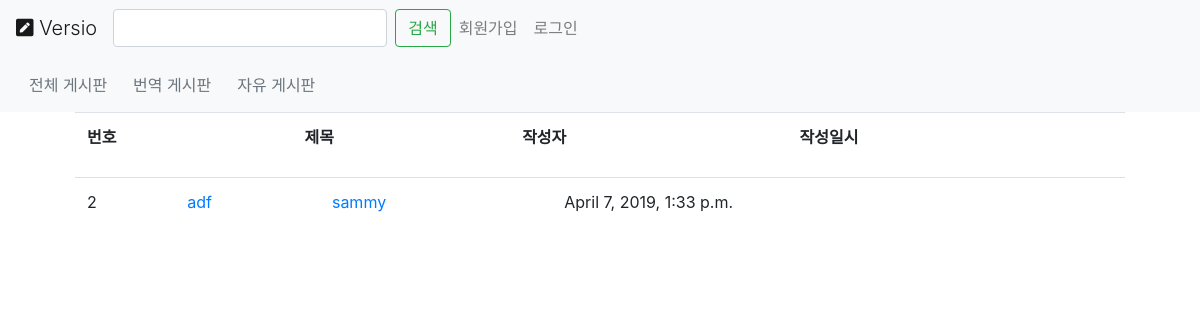
/posts/, run on an earlier commit of the app's database.
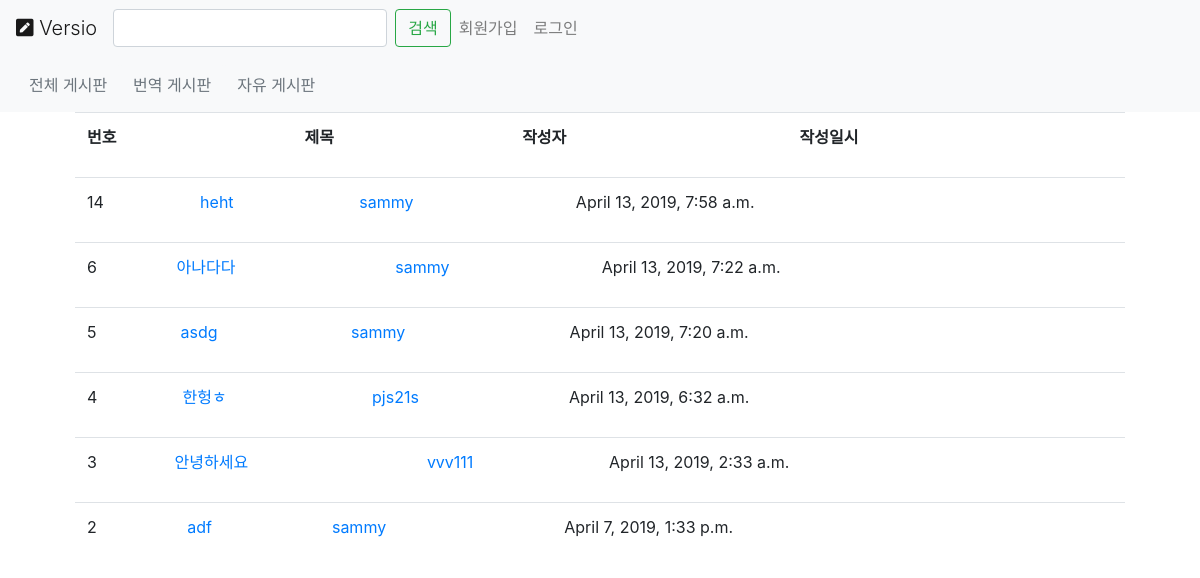
And on a later commit of the database.
### posts/models.py (models this page shows, shortened)
class Post(models.Model):
    user = models.ForeignKey(User, on_delete=models.CASCADE)
    created_at = models.DateTimeField(auto_now=True)
    text = RichTextField()
    title = models.CharField(max_length=100)
    class Meta:
        ordering = ["-created_at"]
        unique_together = ["title"]

### posts/views.py (the view)
# urls.py: path('', views.PostList.as_view(), name="all"),
class PostList(generic.ListView):
    model = models.Post

### posts/templates/posts/post_list.html
{% extends "posts/post_base.html" %}
{% block post_content %}
<div class="col-lg">
	<div class="table-responsive">
		<table class="table">
		<thaed>
			<tr>
			<th scope="col">번호</th>
			<th scope="col">제목</th>
			<th scope="col">작성자</th>
			<th scope="col">작성일시</th>
			</tr>
		</thaed>
		</table>
	</div>
	{% for post in post_list %}
        {% include "posts/_post.html" %}
	{% endfor %}
</div>
{% endblock %}

### posts/templates/posts/post_base.html (shortened to what this page needs)
{% extends "base.html" %}
{% block body_block %}
<div class="posts-page">
    <div class="container">
        {% block post_content %}{% endblock %}
    </div>
{% endblock %}

### templates/base.html (shortened to what this page needs)
<!DOCTYPE html>
<html>
    <head>
        <link rel="stylesheet" href="https://stackpath.bootstrapcdn.com/bootstrap/4.3.1/css/bootstrap.min.css"
>
        <link rel="stylesheet" href="https://use.fontawesome.com/releases/v5.8.1/css/all.css">
    </head>
    <body>
        <nav class="navbar navbar-expand-lg navbar-light bg-light">
            <a class="navbar-brand display-4" href="{% url 'index'%}"><i class="fas fa-pen-square fa-xm"></i> Versio</a>
                <div class="collapse navbar-collapse " id="Nav_base">
                    <div class="navbar-nav">
                        <form class="form-inline">
                            <input class="form-control mr-sm-2" type="search" aria-label="Search">
                            <button class="btn btn-outline-success my-2 my-sm-0" type="submit">검색</button>
                        </form>
                    {% if user.is_authenticated %}
                        <a class="nav-item nav-link" href="{% url 'accounts:profile' %}"><i class="fas fa-user-circle fa-lg"></i></a>
                        <a class="nav-item nav-link" href="#"><i class="fas fa-bell fa-lg"></i></a>
                        <a class="nav-item nav-link" href="{% url 'accounts:logout' %}">로그아웃</a>
                        <a class="nav-item nav-link" href="{% url 'posts:create' %}">글쓰기</a>
                    {% else %}
                        <a class="nav-item nav-link" href="{% url 'accounts:register' %}">회원가입</a>
                        <a class="nav-item nav-link" href="{% url 'accounts:login' %}">로그인</a>
                    {% endif %}
                    </div>
                </div>
        </nav>
        <nav class="navbar navbar-light bg-light">
            <form class="form-inline ">
                <button class="btn btn-light" type="button"><a href="{% url 'posts:all' %}"><span class="text-muted align-middle">전체 게시판</span></a></button>
                <button class="btn btn-light" type="button"><a href="{% url 'posts:translation' %}"><span class="text-muted align-middle">번역 게시판</span></a></button>
                <button class="btn btn-light" type="button"><a href="{% url 'posts:free_speech' %}"><span class="text-muted align-middle">자유 게시판</span></a></button>
            </form>
        </nav>
        <div class="container">
            {% block body_block %}
            {% endblock %}
        </div>
    </body>
</html>

### posts/templates/posts/_post.html
<div class="table-responsive">
    <table class="table">
    <tbody>
        <tr scope="row">
          <td>{{post.id}}</td>
          <td><a href="{% url 'posts:single' username=post.user.username pk=post.pk %}">{{post.title}}</a></td>
          <td><a href="{% url 'posts:for_user' username=post.user.username %}">{{post.user.username}}</a></td>
          <td><time class="time">{{ post.created_at }}</time></td>
        </tr>
    </tbody>
    </table>
</div>

What changed in the data, as far as the page shows it:
added Post: id "14", title "heht", user.username "sammy", created_at "April 13, 2019, 7:58 a.m."
added Post: id "6", title "아나다다", user.username "sammy", created_at "April 13, 2019, 7:22 a.m."
added Post: id "5", title "asdg", user.username "sammy", created_at "April 13, 2019, 7:20 a.m."
added Post: id "4", title "한헝ㅎ", user.username "pjs21s", created_at "April 13, 2019, 6:32 a.m."
added Post: id "3", title "안녕하세요", user.username "vvv111", created_at "April 13, 2019, 2:33 a.m."
